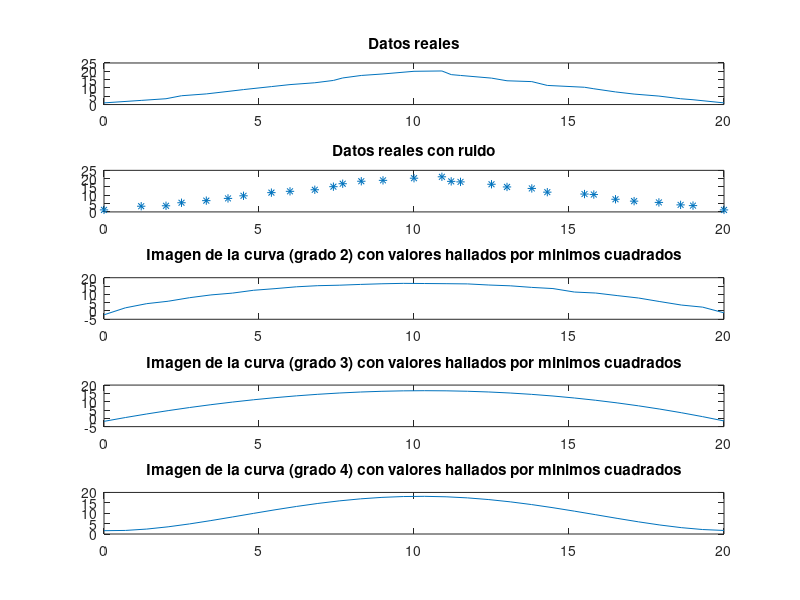

Write MATLAB code to recreate this figure.
hold off

clear all

close all

%Definición de los valores independiantes de X

x = [0 1.2 2 2.5 3.3 4 4.5 5.4 6 6.8 7.4 7.7 8.3 9 10 10.9 11.2 11.5 12.5 13 13.8 14.3 15.5 15.8 16.5 17.1 17.9 18.6 19 20];
y = [1 2.5 3.5 5.3 6.4 7.9 9 10.8 12 13.1 14.5 16 17.5 18.4 20 20.2 18 17.5 15.9 14.3 13.8 11.5 10.4 9.5 7.6 6.3 5.1 3.5 2.9 1];

%Generación de datos para comprobación del funcionamiento
subplot(5,1,1)
plot(x,y)
title("Datos reales")

%introducción de aleatoriedad en los datos
ruidox=rand(size(x));
subplot(5,1,2)
plot(x,y+ruidox,'*')
title("Datos reales con ruido")

%aproximación por mínimos cuadrados

unos=ones(1,length(x));

%se cambia A=[unos' x] por A=[unos' x']
A=[unos' x' (x.^2)'];

%se cambia U=(inv(A'*A)*A')*y por U=(inv(A'*A)*A')*y'
U=(inv(A'*A)*A')*y'

%como puede comprobarse a pesar del ruido el
%algoritmo recuperó (a), (b) y (c)

u = U';
x1 = linspace(0,20,30);
y1 = u(1) + u(2)*x + u(3)*x.^2;
subplot(5,1,3)
plot(x1,y1)
title("Imagen de la curva (grado 2) con valores hallados por minimos cuadrados")

%hacemos con polinomio de grado3
A3=[unos' x' (x.^2)' (x.^3)'];
U3=(inv(A3'*A3)*A3')*y'
u3 = U3';
x3 = linspace(0,20,30);
y3 = u3(1) + u3(2)*x3 + u3(3)*x3.^2 + u3(4)*x3.^3;
subplot(5,1,4)
plot(x3,y3)
title("Imagen de la curva (grado 3) con valores hallados por minimos cuadrados")

%hacemos con polinomio de grado4
A4=[unos' x' (x.^2)' (x.^3)' (x.^4)'];
U4=(inv(A4'*A4)*A4')*y'
u4 = U4';
x4 = linspace(0,20,30);
y4 = u4(1) + u4(2)*x4 + u4(3)*x4.^2 + u4(4)*x4.^3 + u4(5)*x4.^4;
subplot(5,1,5)
plot(x4,y4)
title("Imagen de la curva (grado 4) con valores hallados por minimos cuadrados")
